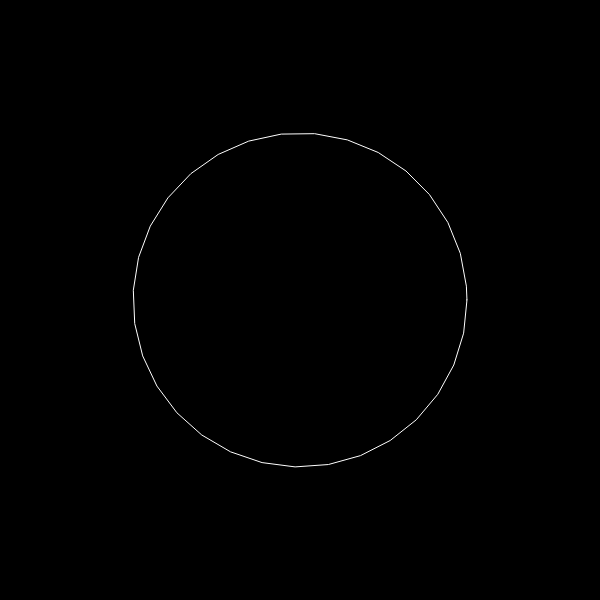
Frame 1 (no input)
Frame 60 (no input): identical to frame 1, image omitted
Frame 120 (the mouse pressed at the canvas centre since frame 60): identical to frame 1, image omitted

The p5.js sketch that drew this single still picture (run headless with seeded random() and noise() and a simulated clock; from frame 60 on, the mouse is pressed at the canvas centre):

// p5.js sketch
// ── sketch.js
let noiseMax = 2;
let slider;
let phase = 0;

function setup() {
	createCanvas(600, 600);
	slider = createSlider(0, 10, 0, 0.1);
}

function draw() {
	background(0);
	translate(width / 2, height / 2);
	noFill();
	stroke(255);
	beginShape();
	noiseMax = slider.value();
	for (let a = 0; a < TWO_PI; a += 0.2) {
		let xoff = map(cos(a + phase), -1, 1, 0, noiseMax);
		let yoff = map(sin(a + phase), -1, 1, 0, noiseMax);
		let r = map(noise(xoff, yoff), 0, 1, 100, 200);
		let x = r * cos(a);
		let y = r * sin(a);
		vertex(x, y);
	}
	endShape(CLOSE);
	phase += 0.01;
}
